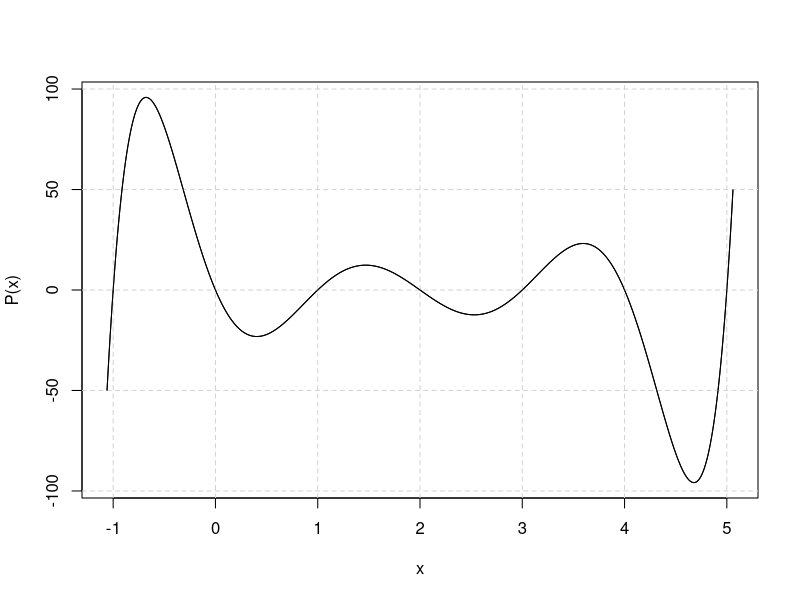

Write the R code that produced this figure.
library(polynom)


### Name: plot.polynomial
### Title: Plot Method for Polynomials
### Aliases: plot.polynomial
### Keywords: symbolmath

### ** Examples

plot(p <- poly.calc(-1:5))
